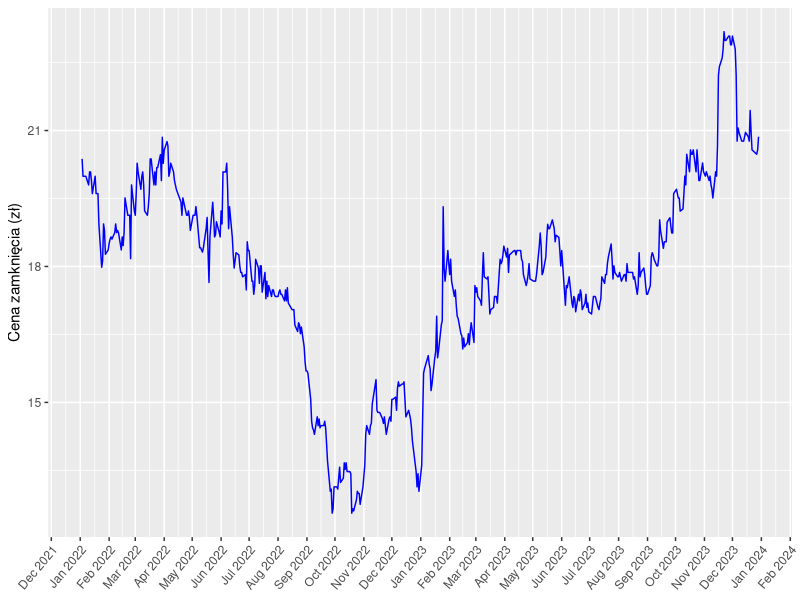
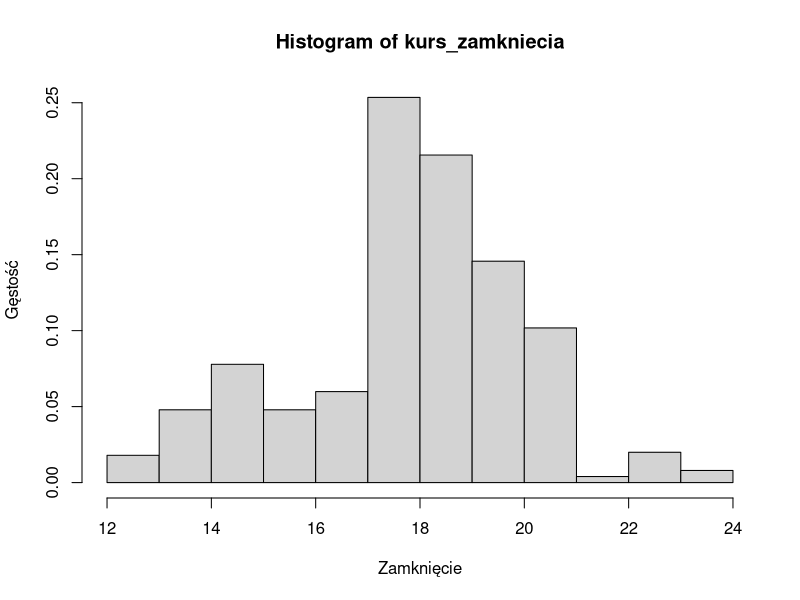
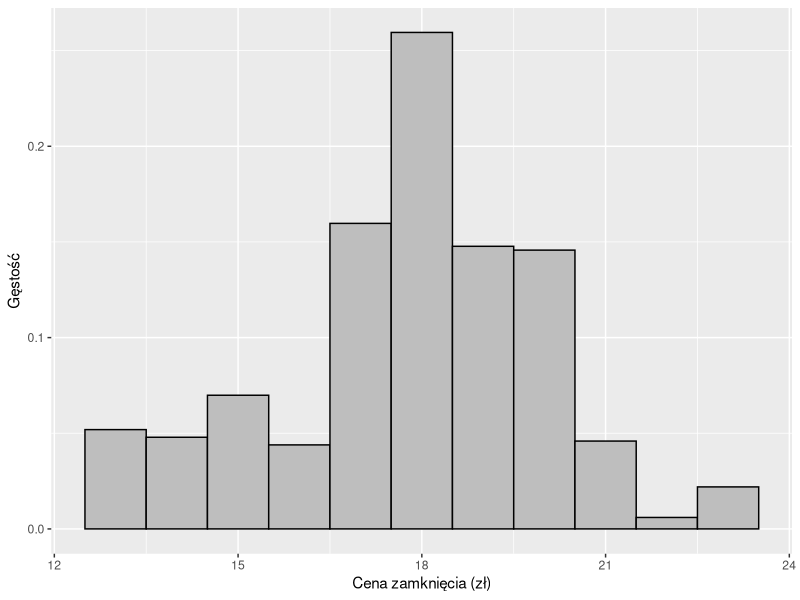
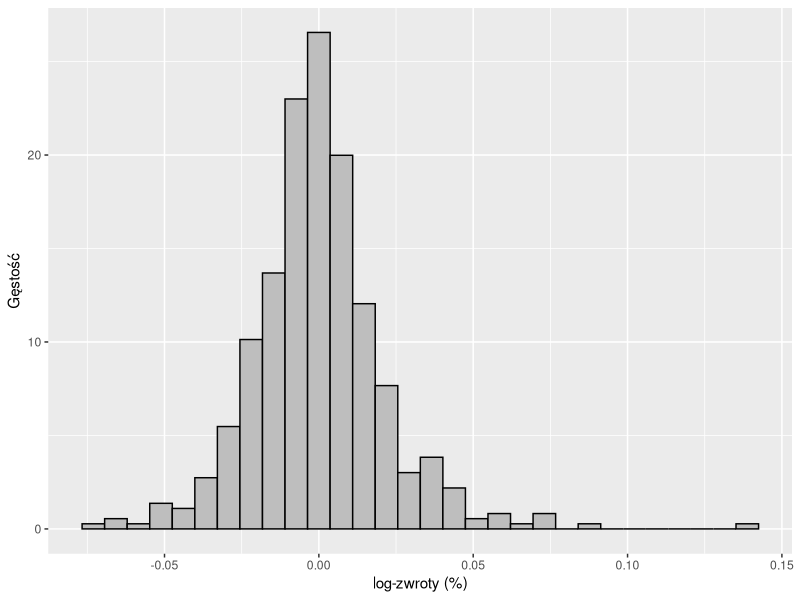
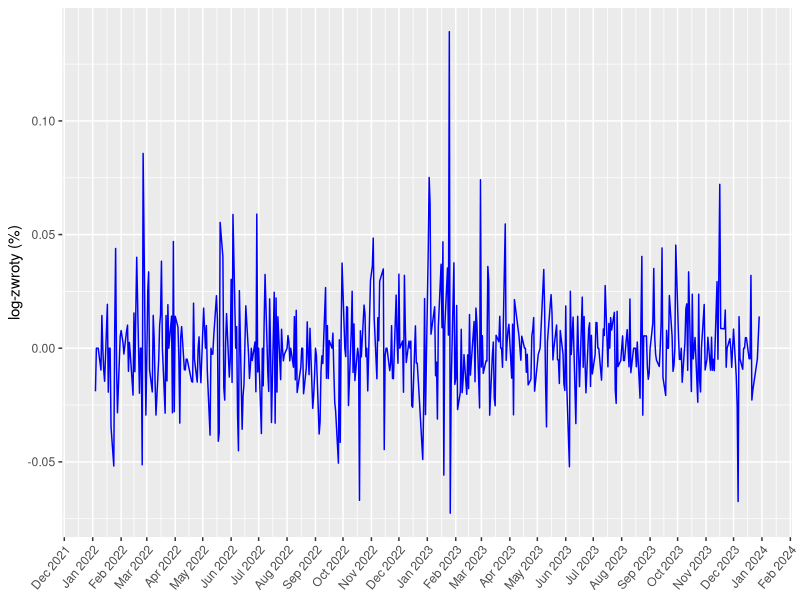
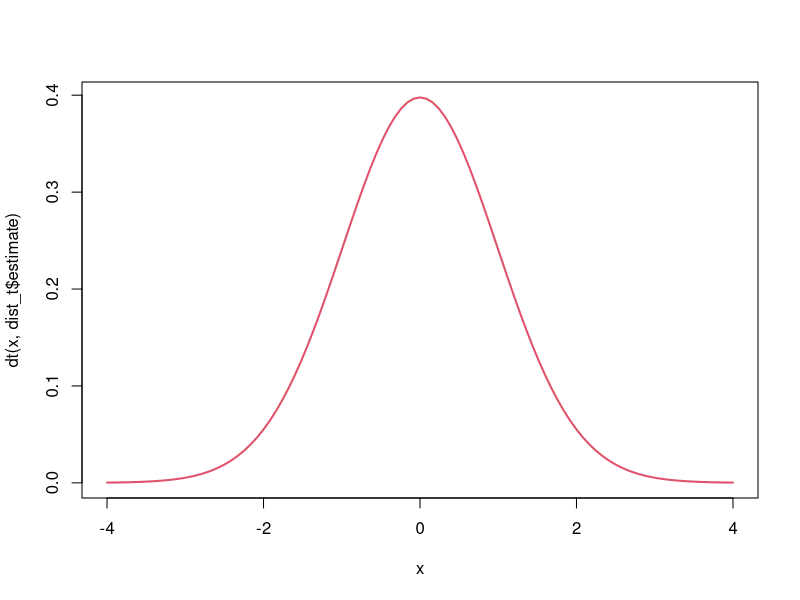
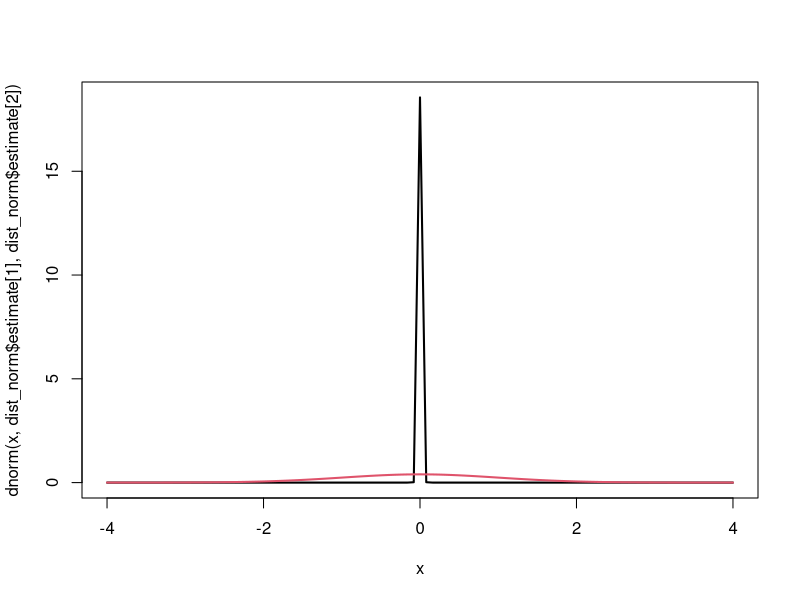
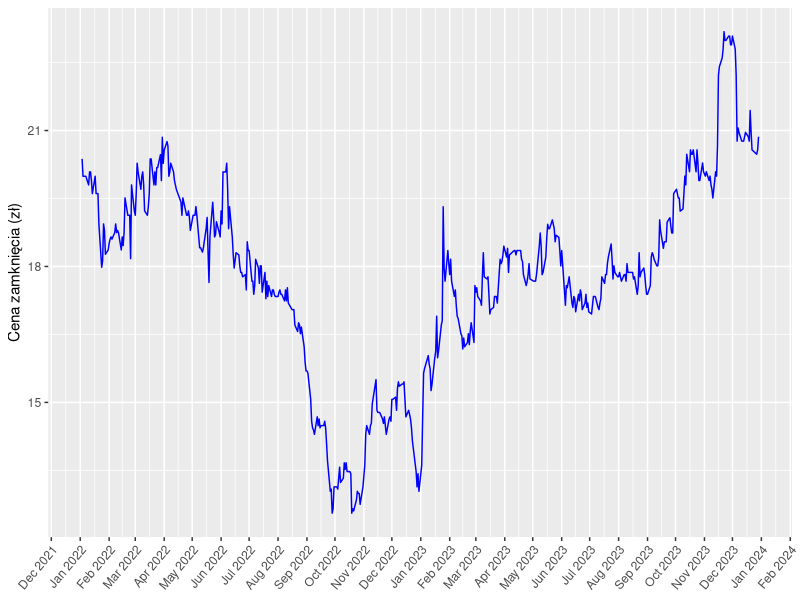

Source code (R) for these figures, in order:
install.packages("ggplot2")
install.packages("fitdistrplus")


library(ggplot2)
library(fitdistrplus)

# Ustawienie lokalizacij konsoli
install.packages("rstudioapi")
setwd(dirname(rstudioapi::getSourceEditorContext()$path))
getwd()



#-----------------------------------------
# Zad 1
# Ceny akcji spółki na rok 2022
#-----------------------------------------


nwg <- read.csv("nwg_d.csv")

kurs_zamkniecia <- nwg$Zamkniecie
kurs_data <- as.Date(nwg$Data)

nwgf <- data.frame(data = kurs_data, zamkniecie = kurs_zamkniecia)

#-----------------------------------------
# Wykres zamknięcia
#-----------------------------------------

wykres_kursu <- ggplot(nwgf, aes(x = data, y = zamkniecie, group = 1)) +
  geom_line(color = "blue") +
  labs(x = NULL, y = "Cena zamknięcia (zł)") +
  scale_x_date(
    date_breaks = "1 month",
    date_labels = "%b %Y",
    limits = c(min(nwgf$data), max(nwgf$data))
  ) +
  theme(axis.text.x = element_text(angle = 50, vjust = 1, hjust = 1))

wykres_kursu

ggsave(
  "img/Wykres_cen_akcji_nwg.png",
  plot = wykres_kursu,
  width = 12,
  height = 9,
  units = "cm",
  dpi = 480
)

#-----------------------------------------
# Histogram kursów zamknięcia
#-----------------------------------------

histogram_kursu_ggplot <- ggplot(
  nwgf,
  aes(x = zamkniecie, y = after_stat(density))
) +
  geom_histogram(binwidth = 1, fill = "grey", color = "black") +
  labs(title = NULL, x = "Cena zamknięcia (zł)", y = "Gęstość")

hist(kurs_zamkniecia, prob = TRUE, xlab = "Zamknięcie", ylab = "Gęstość")

histogram_kursu_ggplot

ggsave(
  "img/historgram_nwg.png",
  plot = histogram_kursu_ggplot,
  width = 12,
  height = 9,
  units = "cm",
  dpi = 480
)

#-----------------------------------------
# Log zwroty (stopy zwrotu)
#-----------------------------------------


log_zworty_nwg <- diff(log(kurs_zamkniecia))

# Przycięcie pierwszego elementu kurs_data
kurs_data_cut <- kurs_data[-1]

log_zworty_nwgdf <- data.frame(data = kurs_data_cut, log_zwroty= log_zworty_nwg)

?hist


histogram_zwrotów_ggplot <- ggplot(
  log_zworty_nwgdf,
  aes(x = log_zwroty, y = after_stat(density))
) +
  geom_histogram(fill = "grey", color = "black") +
  labs(title = NULL, x = "log-zwroty (%)", y = "Gęstość")

histogram_zwrotów_ggplot

wykres_zwrotów <- ggplot(log_zworty_nwgdf, aes(x = data, y = log_zwroty, group = 1)) +
  geom_line(color = "blue") +
  labs(x = NULL, y = "log-zwroty (%)") +
  scale_x_date(
    date_breaks = "1 month",
    date_labels = "%b %Y",
    limits = c(min(kurs_data_cut), max(kurs_data_cut))
  ) +
  theme(axis.text.x = element_text(angle = 50, vjust = 1, hjust = 1))

wykres_zwrotów

ggsave(
  "img/historgram_zwrotów_nwg.png",
  plot = histogram_zwrotów_ggplot,
  width = 12,
  height = 9,
  units = "cm",
  dpi = 480
)

ggsave(
  "img/wykres_zwrotów_nwg.png",
  plot = wykres_zwrotów,
  width = 12,
  height = 9,
  units = "cm",
  dpi = 480
)

#-----------------------------------------
# Estymacja parametrów rozkładu normalnego i t-studenta
#-----------------------------------------

dist_norm <- fitdist(log_zworty_nwg, "norm")
dist_t <- fitdist(log_zworty_nwg, "t", start=list(df=12))

curve(dt(x,dist_t$estimate), xlim=c(-4,4), col=2,lwd=2)


dist_norm
dist_t
#-----------------------------------------
# Wykresy diagnostyczne
#-----------------------------------------

par(mfrow=c(1,1))
curve(dnorm(x,dist_norm$estimate[1],dist_norm$estimate[2]), xlim=c(-4,4),lwd=2)
curve(dt(x,dist_t$estimate), add=T, col=2,lwd=2)

key <- c("norm", "t-student")
png(
  "img/wykresy_diagnostyczne_nwg.png",
  width = 18,
  height = 18,
  pointsize = 9,
  units = "cm",
  res = 480
)
par(mfrow = c(2, 2))
denscomp(list(dist_norm, dist_t), legendtext = key)
qqcomp(list(dist_norm, dist_t), legendtext = key)
cdfcomp(list(dist_norm, dist_t), legendtext = key)
ppcomp(list(dist_norm, dist_t), legendtext = key)

dev.off()


#-----------------------------------------
# Analiza wartości statystyk
#-----------------------------------------

gofstat(
  list(dist_norm, dist_t),
  fitnames = key
)
